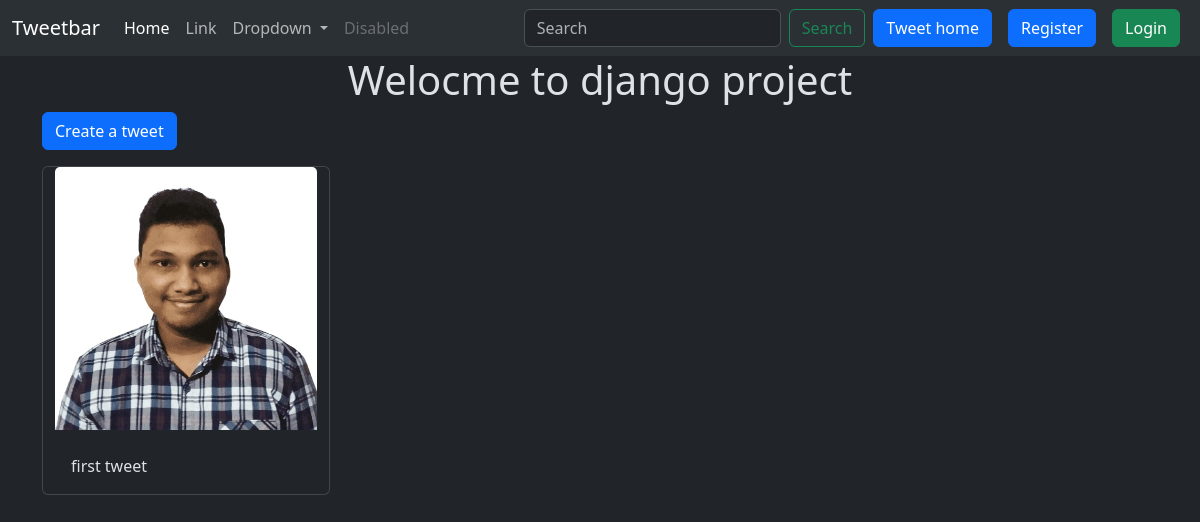
Page /tweet/ on the earlier database version.
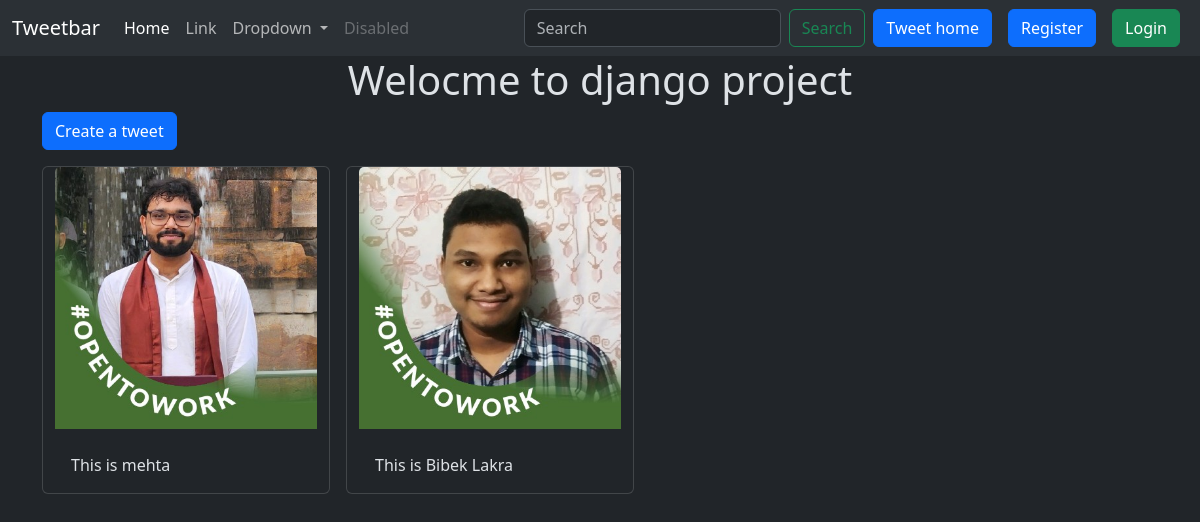
Same page on the later database version.
### tweet/models.py (models this page shows, shortened)
class Tweet(models.Model):
    user=models.ForeignKey(User, on_delete=models.CASCADE)
    text=models.TextField(max_length=240)
    photo=models.ImageField(upload_to='photos/',
    blank=True,null=True)
    created_at = models.DateTimeField(auto_now_add=True)
    updated_at = models.DateTimeField(auto_now=True)

### tweet/views.py (the view)
# urls.py: path('', views.tweet_list, name='tweet_list'),
def tweet_list(request):
    tweets = Tweet.objects.all().order_by('-created_at')
    return render(request, 'tweet_list.html', {'tweets':tweets})

### tweet/templates/tweet_list.html (shortened to what this page needs)
{% extends "layout.html" %}
{% block  content%}
<h1 class="text-center ">Welocme to django project</h1>
<a class="btn btn-primary mb-3" href="{% url 'tweet_create' %}">Create a tweet</a>
<div class="container row gap-3">
    {% for tweet in tweets %}
    <div class="card" style="width: 18rem;">
        <img src="{{tweet.photo.url}}" class="card-img-top" alt="...">
        <div class="card-body">
          <p class="card-text">{{tweet.text}}</p>
        </div>
      </div>
    {% endfor %}
</div>
{% endblock  %}

### templates/layout.html (shortened to what this page needs)
{% load static %}
<!DOCTYPE html>
<html lang="en" data-bs-theme="dark">
<head>
    <link href="https://cdn.jsdelivr.net/npm/bootstrap@5.3.3/dist/css/bootstrap.min.css" rel="stylesheet">
  </head>
</head>
<body>
    <nav class="navbar navbar-expand-lg bg-body-tertiary">
        <div class="container-fluid">
            <a class="navbar-brand" href="#">Tweetbar</a>
            <div class="collapse navbar-collapse" id="navbarSupportedContent">
                <ul class="navbar-nav me-auto mb-2 mb-lg-0">
                <li class="nav-item">
                    <a class="nav-link active" aria-current="page" href="#">Home</a>
                </li>
                <li class="nav-item">
                    <a class="nav-link" href="#">Link</a>
                </li>
                <li class="nav-item dropdown">
                    <a class="nav-link dropdown-toggle" href="#" role="button" data-bs-toggle="dropdown" aria-expanded="false">
                    Dropdown
                    </a>
                </li>
                <li class="nav-item">
                    <a class="nav-link disabled" aria-disabled="true">Disabled</a>
                </li>
                </ul>
                <form class="d-flex" role="search">
                <input class="form-control me-2" type="search" placeholder="Search" aria-label="Search">
                <button class="btn btn-outline-success" type="submit">Search</button>
                </form>
                <a href="{% url "tweet_list" %}" class="btn btn-primary mx-2">Tweet home</a>
                {% if user.is_authenticated %}
                <form action="{% url 'logout' %}" method="post">
                    {% csrf_token %}
                    <button class="btn btn-danger" type="submit">Logout</button>
                </form>
                {% else %}
                <a href="{% url "register" %}" class="btn btn-primary mx-2">Register</a>
                <a href="{% url "login" %}" class="btn btn-success mx-2">Login</a>
                {% endif %}
            </div>
        </div>
    </nav>
    <div class="container">
        {% block content %}
        {% endblock  %}
    </div>
</body>
</html>

Differences in the rows shown:
added Tweet: photo (picture), text "This is mehta"
changed Tweet: photo: a different picture; text "first tweet" → "This is Bibek Lakra"
